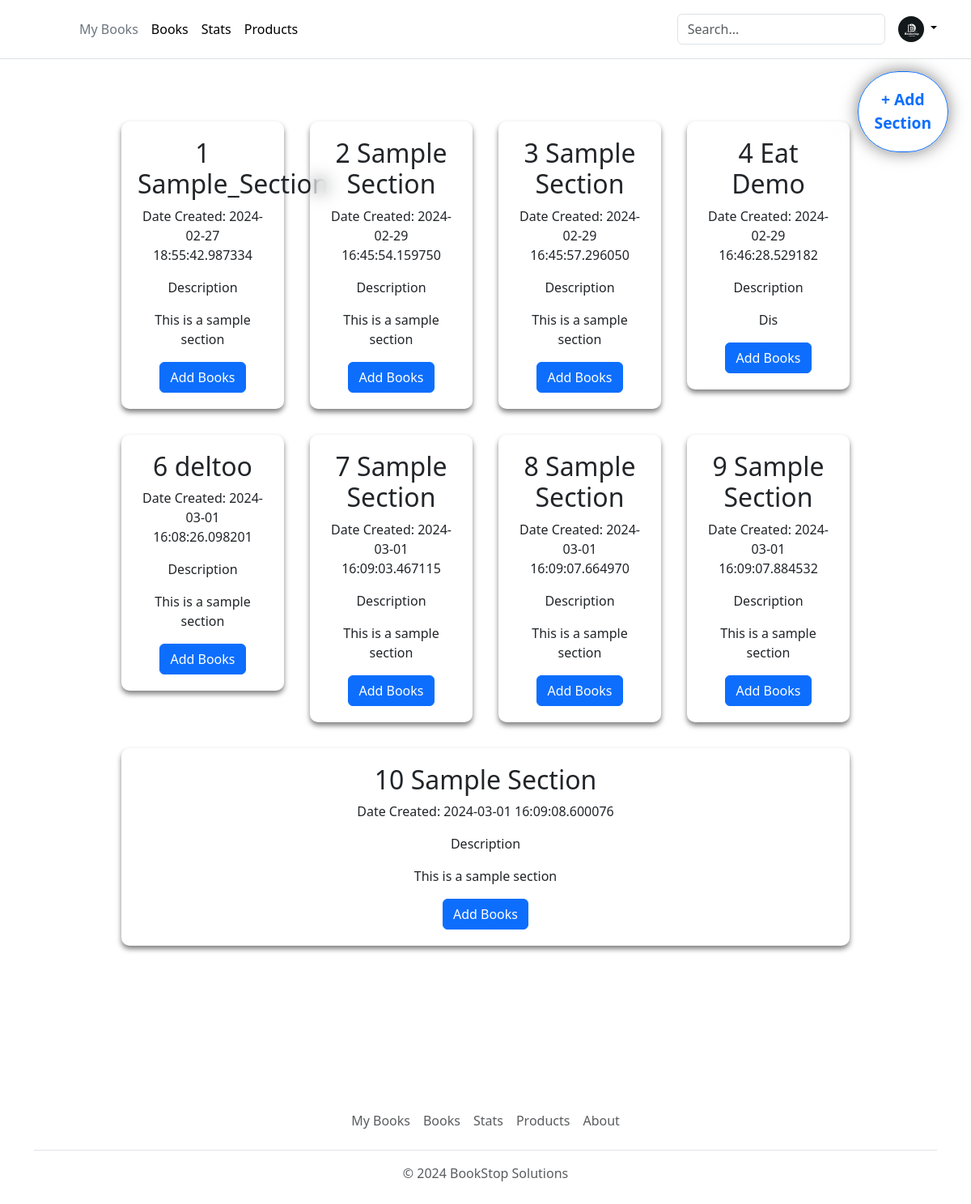
The page /add-section on the database its author committed.
### main.py (models this page shows)
class Section(db.Model):
    __tablename__ = 'section'
    SectionId = db.Column(db.Integer, autoincrement=True, primary_key=True)
    Title = db.Column(db.String(50), nullable=False)
    CreatedDate = db.Column(db.DateTime, nullable=False, default=datetime.datetime.utcnow)
    Description = db.Column(db.Text, nullable=False)
    ImageLink = db.Column(db.String(255))

### main.py (the view)
@app.route("/add-section", methods = ["GET","POST"])
def addSection():
    section = Section.query.all()
    return render_template("add-section.html", section = section)

### templates/add-section.html (shortened to what this page needs)
<!DOCTYPE html>
<html lang="en">
  <head>
    <link rel="stylesheet" href="/static/add-section.css" />
    {% include 'bootstrap.html' %}
  </head>
  <body>
    <div>
      {% include 'header.html' %}
      <div>
        <button type="button" id="addSection" class="btn btn-outline-primary">
          + Add<br />Section
        </button>
        <div class="main-container">
          {% for sec in section %}
          <div class="section-container" id="{{ sec.SectionId }}">
            <h2>{{ sec.SectionId }} {{ sec.Title }}</h2>
            <p>Date Created: {{ sec.CreatedDate }}</p>
            <div>
              <p>Description</p>
              <p>{{ sec.Description }}</p>
            </div>
            <button
              type="button"
              id="addBook{{ sec.SectionId }}"
              class="btn btn-primary"
            >
              Add Books
            </button>
          </div>
          {% include 'addBookPopup.html' %} {% endfor %}
        </div>
      </div>
      {% include 'footer.html' %}
    </div>
  </body>
</html>

### static/add-section.css (style rules this page uses)
body { background-color: #2d2a2e; margin: 0; }
#addSection { border-radius: 60px; position: fixed; padding: 20px; right: 20px; top: 80px; margin: 8px; font-size: larger; font-family: "Segoe UI", Tahoma, Geneva, Verdana, sans-serif; font-weight: bolder; box-shadow: 0px 0px 20px rgba(0, 0, 0, 0.5); }
.main-container { display: flex; flex-wrap: wrap; padding: 130px; align-items: flex-start; gap: 2em; margin: 20px; margin-bottom: 50px; }
.section-container { background-color: rgba(255, 255, 255, 0.1); backdrop-filter: blur(10px); border-radius: 10px; padding: 20px 20px; box-shadow: 0 4px 6px rgba(0, 0, 0, 0.5); text-align: center; width: 20%; flex-grow: 1; }

### rows shown on the page
Section: SectionId "1", Title "Sample_Section", CreatedDate "2024-02-27 18:55:42.987334", Description "This is a sample section"
Section: SectionId "2", Title "Sample Section", CreatedDate "2024-02-29 16:45:54.159750", Description "This is a sample section"
Section: SectionId "3", Title "Sample Section", CreatedDate "2024-02-29 16:45:57.296050", Description "This is a sample section"
Section: SectionId "4", Title "Eat Demo", CreatedDate "2024-02-29 16:46:28.529182", Description "Dis"
Section: SectionId "6", Title "deltoo", CreatedDate "2024-03-01 16:08:26.098201", Description "This is a sample section"
Section: SectionId "7", Title "Sample Section", CreatedDate "2024-03-01 16:09:03.467115", Description "This is a sample section"
Section: SectionId "8", Title "Sample Section", CreatedDate "2024-03-01 16:09:07.664970", Description "This is a sample section"
Section: SectionId "9", Title "Sample Section", CreatedDate "2024-03-01 16:09:07.884532", Description "This is a sample section"
Section: SectionId "10", Title "Sample Section", CreatedDate "2024-03-01 16:09:08.600076", Description "This is a sample section"
